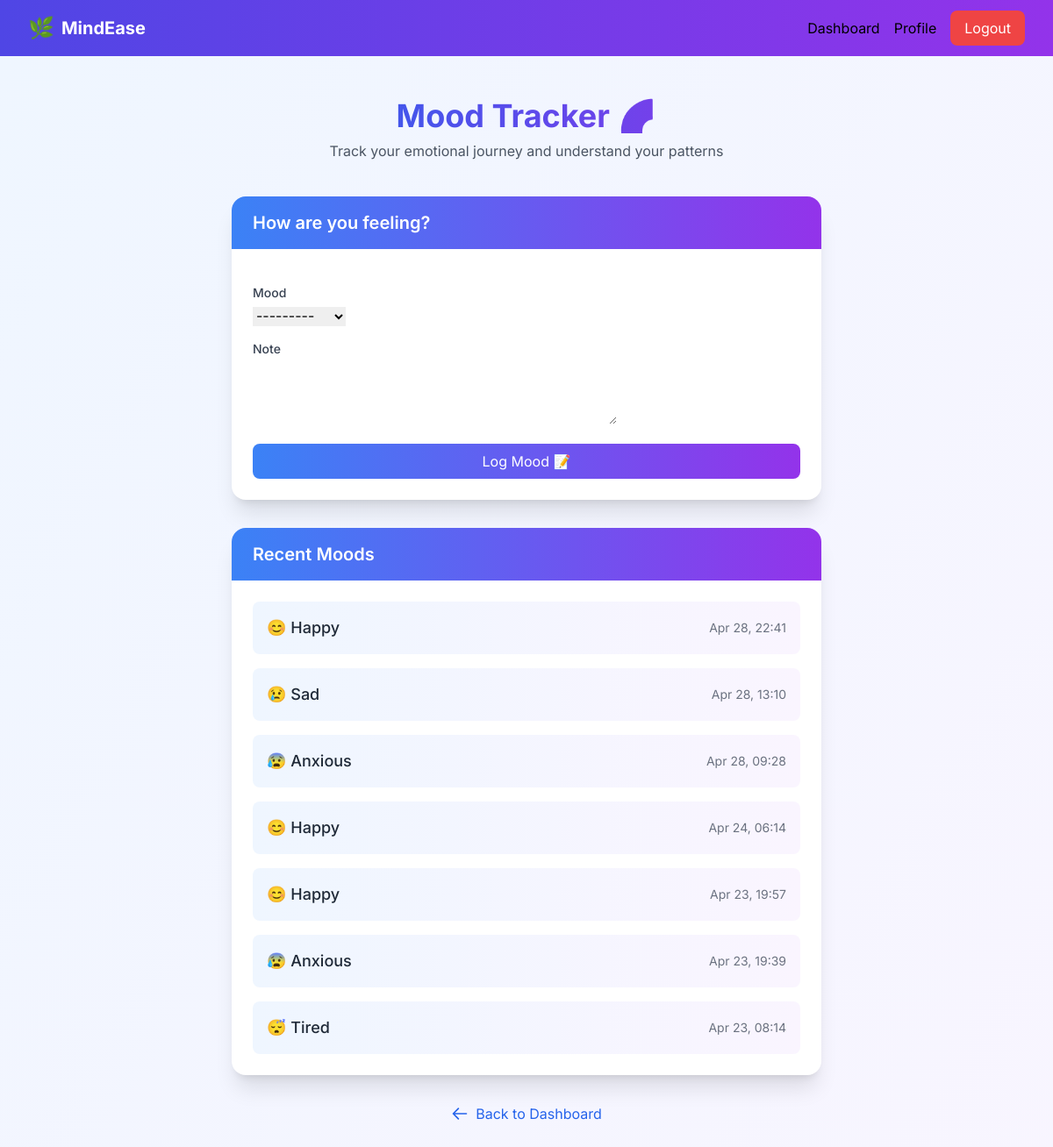
The app's page /mood_tracker/ (signed in) with its own data.
### accounts/models.py (models this page shows, shortened)
class MoodEntry(models.Model):
    user = models.ForeignKey(User, on_delete=models.CASCADE)
    mood = models.CharField(max_length=20, choices=MOOD_CHOICES)
    note = models.TextField(blank=True, null=True)
    timestamp = models.DateTimeField(auto_now_add=True)

### accounts/views.py (the view)
# urls.py: path('mood_tracker/', views.mood_tracker, name='mood_tracker'),
@login_required
def mood_tracker(request):
    if request.method == 'POST':
        form = MoodEntryForm(request.POST)
        if form.is_valid():
            mood = form.save(commit=False)
            mood.user = request.user
            mood.save()
            return redirect('mood_tracker')
    else:
        form = MoodEntryForm()
    moods = MoodEntry.objects.filter(user=request.user).order_by('-timestamp')[:7]
    return render(request, 'accounts/mood_tracker.html', {'form': form, 'moods': moods})

### accounts/forms.py
class MoodEntryForm(forms.ModelForm):
    class Meta:
        model = MoodEntry
        fields = ['mood', 'note']
        widgets = {
            'mood': forms.Select(attrs={'class': 'form-control'}),
            'note': forms.Textarea(attrs={'class': 'form-control', 'rows': 3}),
        }

### accounts/templates/accounts/mood_tracker.html (shortened to what this page needs)
{% extends 'base.html' %}
{% block content %}
<div class="min-h-screen bg-gradient-to-br from-blue-50 to-purple-50 py-12 px-4">
    <div class="max-w-2xl mx-auto">
        <div class="text-center mb-10">
            <h2 class="text-4xl font-bold text-transparent bg-clip-text bg-gradient-to-r from-blue-600 to-purple-600">
            </h2>
            <p class="mt-2 text-gray-600">Track your emotional journey and understand your patterns</p>
        </div>
        <div class="bg-white rounded-2xl shadow-xl overflow-hidden mb-8">
            <div class="bg-gradient-to-r from-blue-500 to-purple-600 px-6 py-4">
                <h3 class="text-xl font-semibold text-white">How are you feeling?</h3>
            </div>
            <div class="p-6">
                <form method="post" class="space-y-4">
                    {% for field in form %}
                        <div>
                            <label for="{{ field.id_for_label }}" class="block text-sm font-medium text-gray-700">
                                {{ field.label }}
                            </label>
                            <div class="mt-1">
                                {{ field }}
                            </div>
                        </div>
                    {% endfor %}
                    <button type="submit" class="w-full bg-gradient-to-r from-blue-500 to-purple-600 text-white py-2 px-4 rounded-lg hover:opacity-90 transition-opacity focus:outline-none focus:ring-2 focus:ring-purple-500 focus:ring-opacity-50">
                        Log Mood 📝
                    </button>
                </form>
            </div>
        </div>
        <div class="bg-white rounded-2xl shadow-xl overflow-hidden">
            <div class="bg-gradient-to-r from-blue-500 to-purple-600 px-6 py-4">
                <h3 class="text-xl font-semibold text-white">Recent Moods</h3>
            </div>
            <div class="p-6">
                {% if moods %}
                    <div class="space-y-4">
                        {% for mood in moods %}
                            <div class="bg-gradient-to-r from-blue-50 to-purple-50 rounded-lg p-4 flex justify-between items-center">
                                <div>
                                    <span class="text-lg font-medium text-gray-800">{{ mood.get_mood_display }}</span>
                                </div>
                                <span class="text-sm text-gray-500">{{ mood.timestamp|date:"M d, H:i" }}</span>
                            </div>
                        {% endfor %}
                    </div>
                {% else %}
                    <div class="text-center py-8">
                        <p class="text-gray-500">No mood entries yet. Start tracking your moods! 🌟</p>
                    </div>
                {% endif %}
            </div>
        </div>
        <div class="text-center mt-8">
            <a href="{% url 'dashboard' %}" class="inline-flex items-center text-blue-600 hover:text-blue-700">
                <svg class="w-5 h-5 mr-2" fill="none" stroke="currentColor" viewBox="0 0 24 24">
                    <path stroke-linecap="round" stroke-linejoin="round" stroke-width="2" d="M10 19l-7-7m0 0l7-7m-7 7h18"/>
                </svg>
                Back to Dashboard
            </a>
        </div>
    </div>
</div>
{% endblock %}

### templates/base.html (shortened to what this page needs)
<!DOCTYPE html>
<html lang="en">
<head>
    <script src="https://cdn.tailwindcss.com"></script>
</head>
<body class="bg-gray-50">
    <nav class="bg-gradient-to-r from-indigo-600 to-purple-600 shadow-lg">
        <div class="max-w-7xl mx-auto px-4 sm:px-6 lg:px-8">
            <div class="flex items-center justify-between h-16">
                <div class="flex items-center">
                    <a href="/" class="flex items-center space-x-2">
                        <span class="text-2xl">🌿</span>
                        <span class="text-white font-bold text-xl">MindEase</span>
                    </a>
                </div>
                <div class="hidden md:block">
                    <div class="flex items-center space-x-4">
                        {% if user.is_authenticated %}
                            <a href="{% url 'dashboard' %}" class="nav-link">Dashboard</a>
                            <a href="{% url 'profile' %}" class="nav-link">Profile</a>
                            <form method="POST" action="{% url 'logout' %}" class="inline">
                                <button type="submit" class="bg-red-500 hover:bg-red-600 text-white px-4 py-2 rounded-lg transition-colors">
                                    Logout
                                </button>
                            </form>
                        {% else %}
                            <a href="{% url 'login' %}" class="nav-link">Login</a>
                            <a href="{% url 'signup' %}" class="bg-white text-indigo-600 hover:bg-indigo-50 px-4 py-2 rounded-lg transition-colors">
                                Sign Up
                            </a>
                        {% endif %}
                    </div>
                </div>
            </div>
        </div>
    </nav>
    <main>
        {% block content %}{% endblock %}
    </main>
</body>
</html>

### templates/base.html (style rules this page uses)
body { font-family: 'Inter', sans-serif; }
.nav-link { @apply text-gray-300 hover:text-white transition-colors; }

### accounts/templates/accounts/mood_tracker.html (style rules this page uses)
select, textarea { @apply mt-1 block w-full rounded-lg border-gray-300 shadow-sm focus:border-purple-500 focus:ring focus:ring-purple-200 focus:ring-opacity-50; }

### records on screen
MoodEntry: mood "😊 Happy", timestamp "Apr 28, 22:41"
MoodEntry: mood "😢 Sad", timestamp "Apr 28, 13:10"
MoodEntry: mood "😰 Anxious", timestamp "Apr 28, 09:28"
MoodEntry: mood "😊 Happy", timestamp "Apr 24, 06:14"
MoodEntry: mood "😊 Happy", timestamp "Apr 23, 19:57"
MoodEntry: mood "😰 Anxious", timestamp "Apr 23, 19:39"
MoodEntry: mood "😴 Tired", timestamp "Apr 23, 08:14"

### other values on screen
{{ field.label }} "Mood" "Note"
